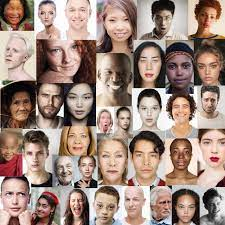
#> input picture pythonProject16/img/people.jpg, 225 x 225 px
$ python cv2.py
#> lines starting #> are read from the running program, lines starting #| are printed output that depends on the picture; after the words box and inside, x2 and y2 are one past the last pixel; in counts of white or black regions, pixels touching at a corner belong together
import cv2


img = cv2.imread("img/people.jpg")
#> img is the input picture: shape (225, 225, 3); mean B, G, R 125.9, 137, 160.5
img = cv2.resize(img, (0,0), fx=3, fy=3)
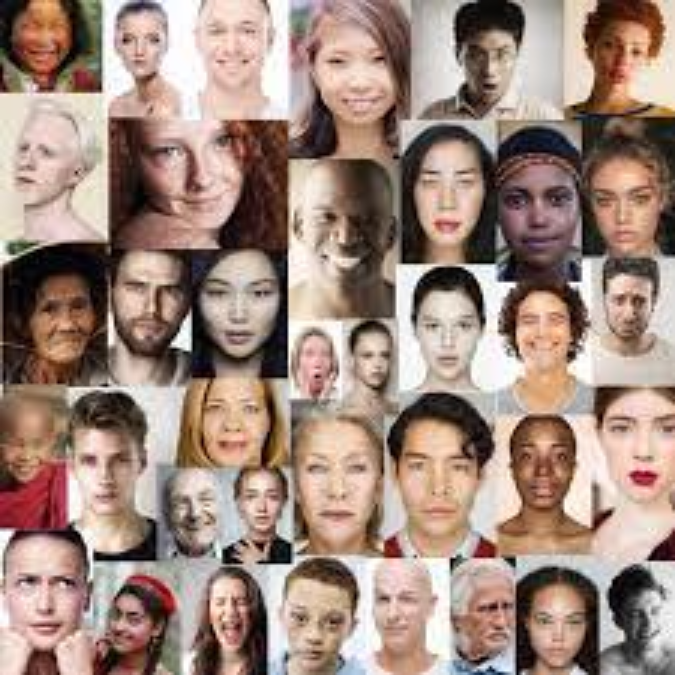
#> img: shape (675, 675, 3); mean B, G, R 125.8, 136.9, 160.4
gray = cv2.cvtColor(img, cv2.COLOR_BGR2GRAY)
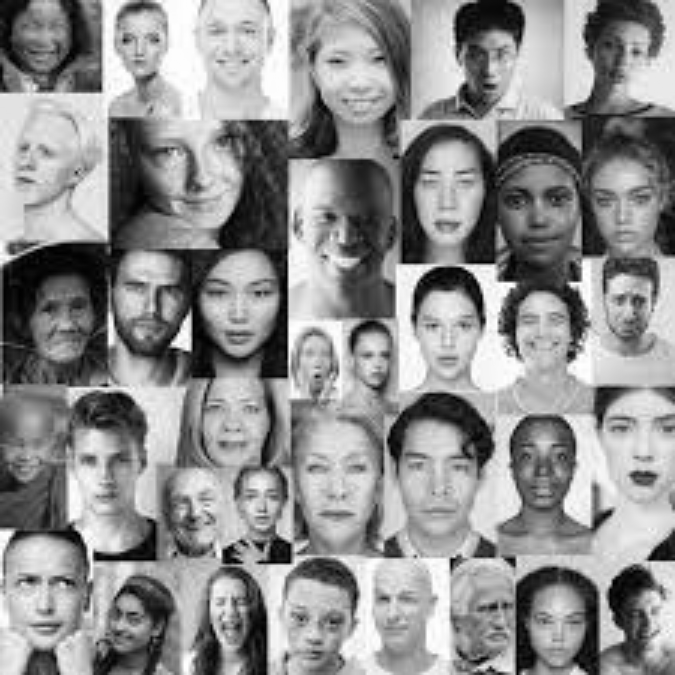
#> gray: shape (675, 675); min 0, max 255, mean 142.7

faces = cv2.CascadeClassifier("eye.xml")
results = faces.detectMultiScale(gray, scaleFactor=1.1, minNeighbors=3)
#> results = 60 rows, first 6: [25, 14, 21, 21], [205, 19, 25, 25], [113, 28, 24, 24], [142, 28, 22, 22], [595, 34, 22, 22], [622, 40, 23, 23]
print(results)
#> (printed output is left out)

for (x, y, w, h) in results:
    cv2.rectangle(img, (x, y), (x+w, y+h), (0, 0, 255), 1)
#> this loop made 60 passes
#> (x, y, w, h) on passes 1 to 12: (25, 14, 21, 21), (205, 19, 25, 25), (113, 28, 24, 24), (142, 28, 22, 22), (595, 34, 22, 22), (622, 40, 23, 23), (368, 49, 22, 22), (324, 49, 26, 26), (209, 131, 26, 26), (16, 137, 22, 22), (11, 167, 27, 27), (419, 173, 21, 21)
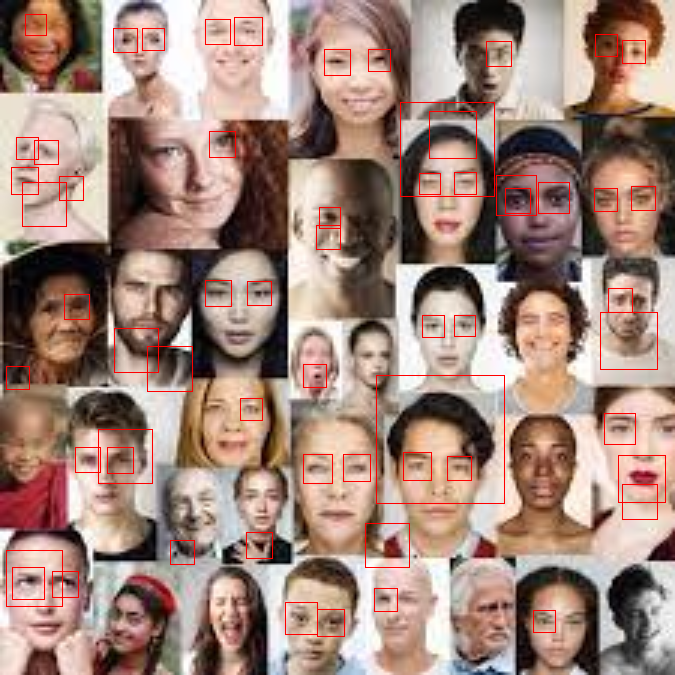
#> img: shape (675, 675, 3); 1.65% of pixels changed, all inside (x1, y1, x2, y2) = (6, 14, 666, 637)

cv2.imshow("IMG", img)
cv2.waitKey(0)

$ run again, with pythonProject16/img/afro.jpg copied over pythonProject16/img/people.jpg
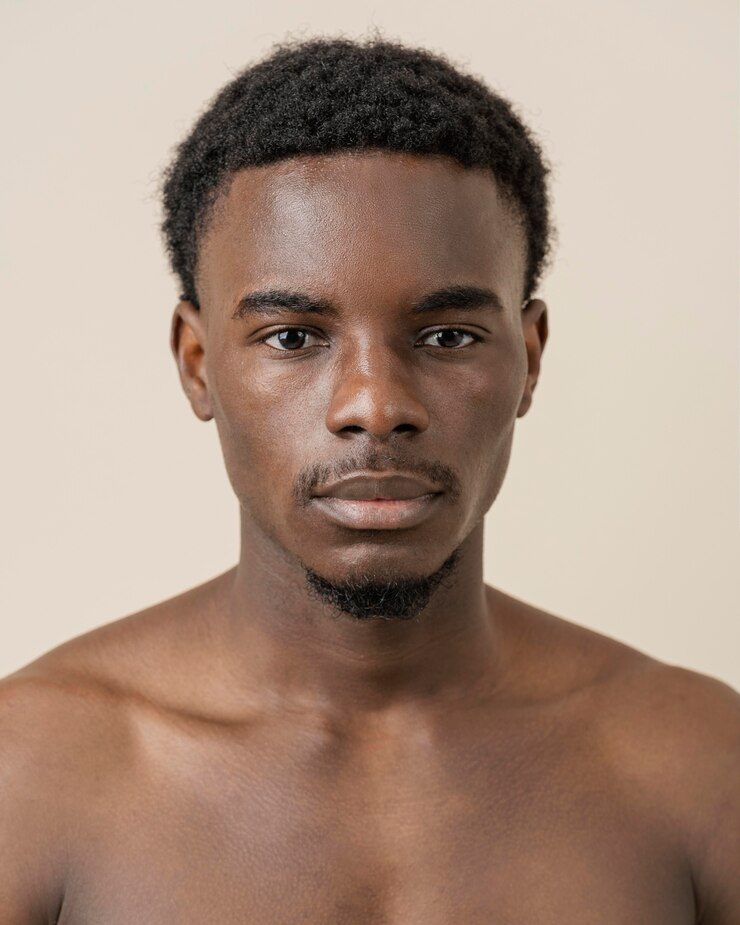
#> input picture pythonProject16/img/afro.jpg, 740 x 925 px
#> img is the input picture: shape (925, 740, 3); mean B, G, R 128.6, 144, 168.5
#> `gray = cv2.cvtColor(img, cv2.COLOR_BGR2GRAY)`:
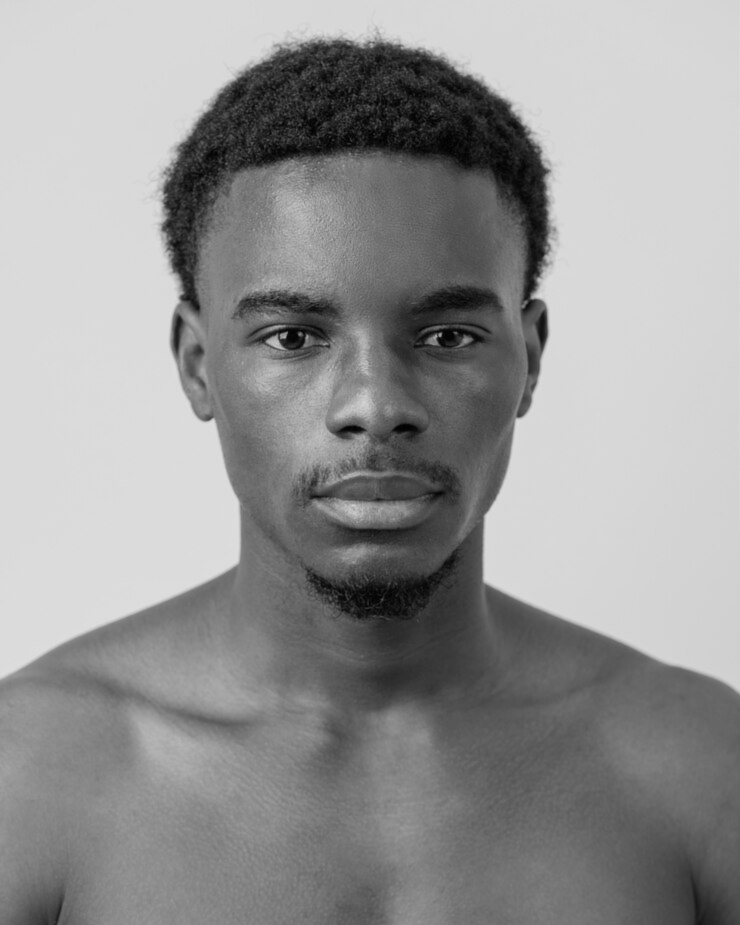
#> gray: shape (2775, 2220) (shown at 1/3 size); min 0, max 227, mean 149.5
#> results = [[1095, 300, 25, 25], [768, 471, 26, 26], [713, 478, 30, 30], [1430, 504, 33, 33], [553, 1106, 40, 40], [1484, 510, 56, 56], [1556, 890, 52, 52], [1242, 1389, 45, 45], [1274, 1456, 70, 70], [737, 894, 243, 243], [1207, 875, 264, 264], [840, 1588, 445, 445]]
#| [[1095  300   25   25]
#|  [ 768  471   26   26]
#|  [ 713  478   30   30]
#|  [1430  504   33   33]
#|  [ 553 1106   40   40]
#|  [1484  510   56   56]
#> (further printed lines are left out)
#> the loop `for (x, y, w, h) in results:` made 12 passes
